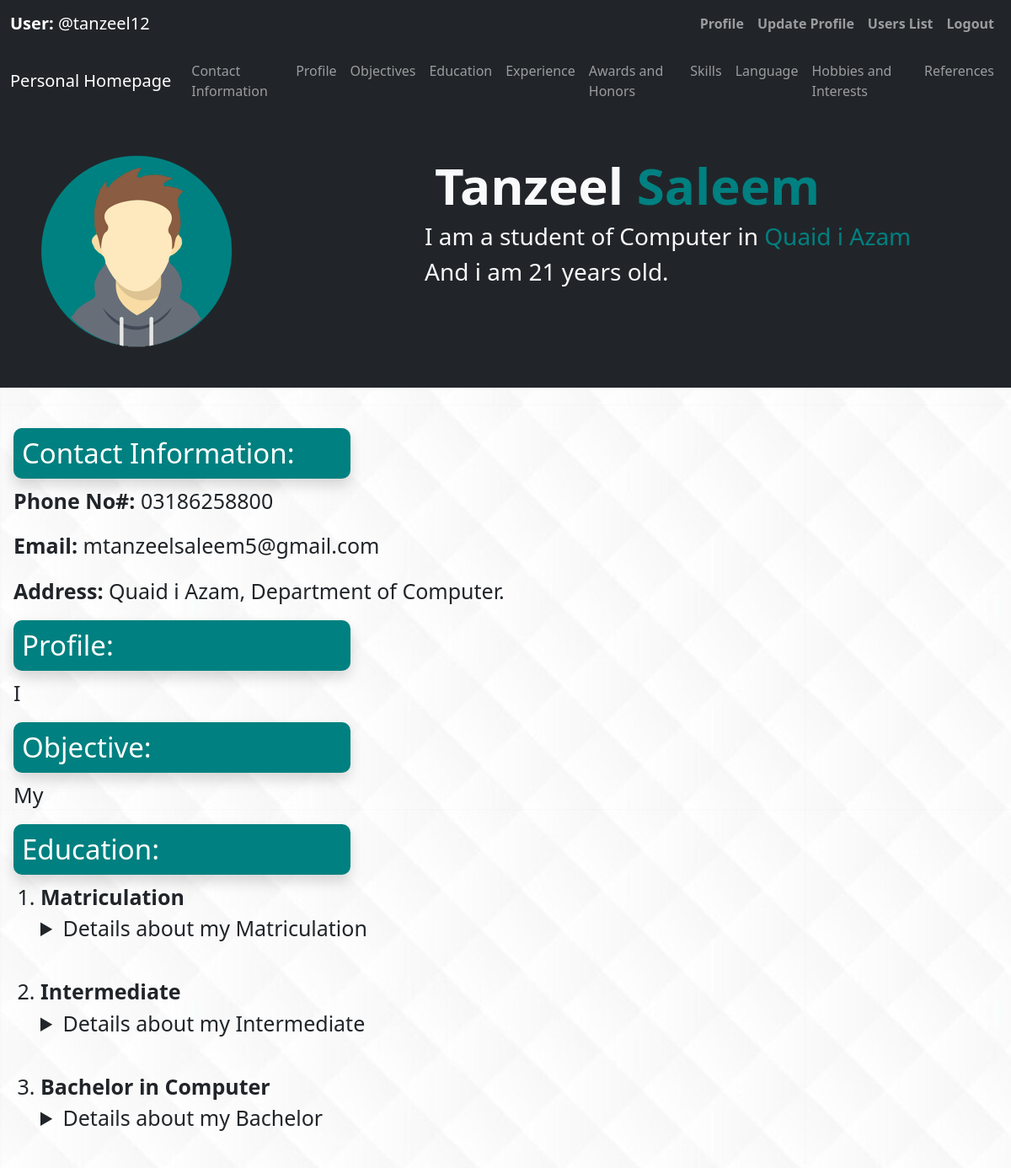
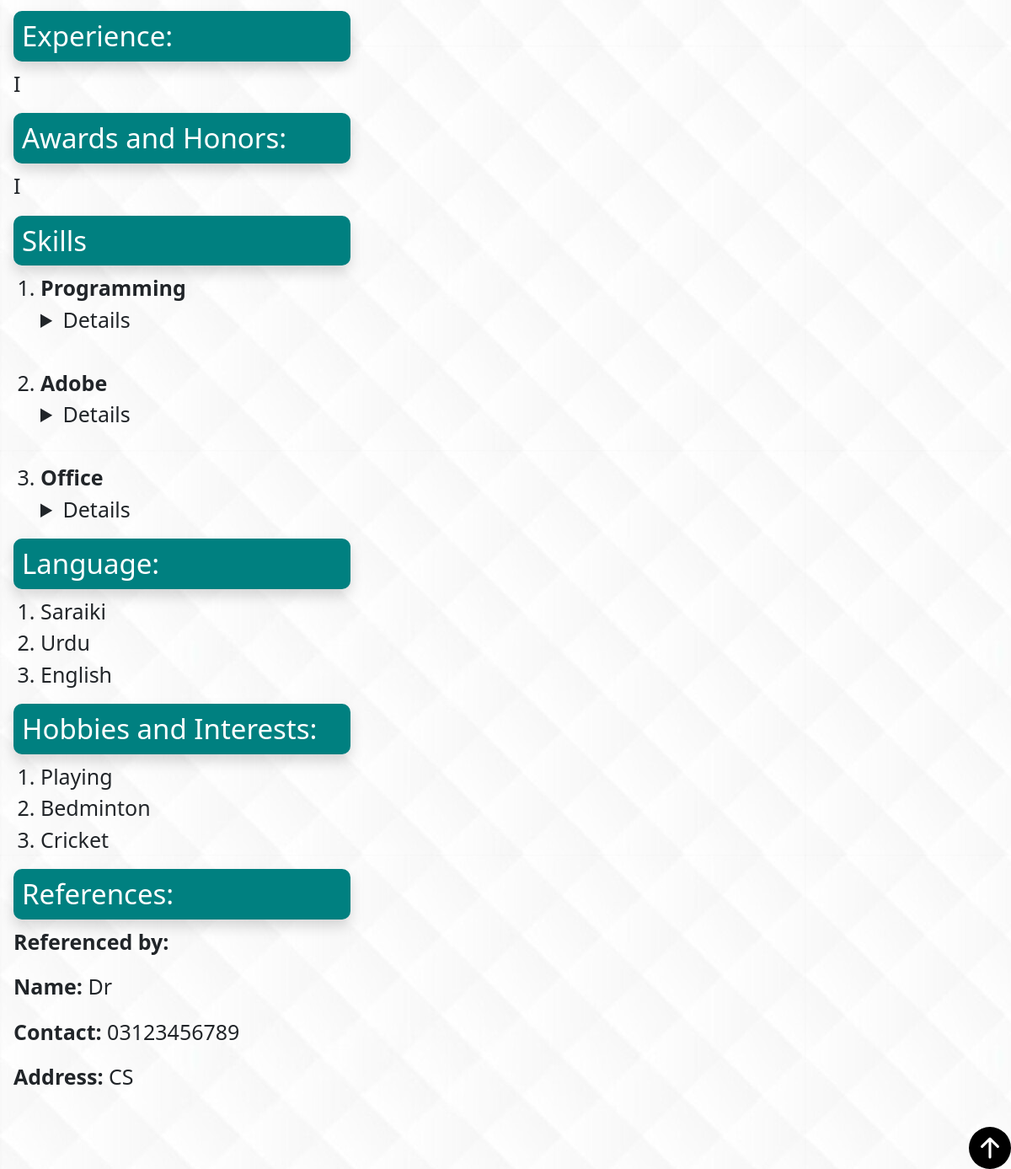
Page /profile.php (signed in) on the committed database (2 pictures, top to bottom).
### tables this page shows
CREATE TABLE `users` (
  `ID` int(11) NOT NULL,
  `fname` varchar(12) NOT NULL,
  `lname` varchar(12) NOT NULL,
  `age` varchar(2) NOT NULL,
  `mobile` varchar(11) NOT NULL,
  `email` varchar(30) NOT NULL,
  `department` varchar(30) NOT NULL,
  `uni` varchar(30) NOT NULL,
  `mats1` varchar(10) NOT NULL,
  `mats2` varchar(10) NOT NULL,
  `mats3` varchar(10) NOT NULL,
  `mats1_g` varchar(2) NOT NULL,
  `mats2_g` varchar(2) NOT NULL,
  `mats3_g` varchar(2) NOT NULL,
  `inters1` varchar(10) NOT NULL,
  `inters2` varchar(10) NOT NULL,
  `inters3` varchar(10) NOT NULL,
  `inters1_g` varchar(2) NOT NULL,
  `inters2_g` varchar(2) NOT NULL,
  `inters3_g` varchar(2) NOT NULL,
  `bachs1` varchar(15) NOT NULL,
  `bachs2` varchar(15) NOT NULL,
  `bachs3` varchar(15) NOT NULL,
  `bachs1_g` varchar(2) NOT NULL,
  `bachs2_g` varchar(2) NOT NULL,
  `bachs3_g` varchar(2) NOT NULL,
  `experience` varchar(100) NOT NULL,
  `award` varchar(100) NOT NULL,
  `s1_name` varchar(20) NOT NULL,
  `s1_year` varchar(2) NOT NULL,
  `s1_desc` varchar(40) NOT NULL,
  `s2_name` varchar(20) NOT NULL,
  `s2_year` varchar(2) NOT NULL,
  `s2_desc` varchar(40) NOT NULL,
  `s3_name` varchar(20) NOT NULL,
  `s3_year` varchar(2) NOT NULL,
  `s3_desc` varchar(40) NOT NULL,
  `profile` varchar(150) NOT NULL,
  `objective` varchar(150) NOT NULL,
  `lang1` varchar(10) NOT NULL,
  `lang2` varchar(10) NOT NULL,
  `lang3` varchar(10) NOT NULL,
  `hobby1` varchar(10) NOT NULL,
  `hobby2` varchar(10) NOT NULL,
  `hobby3` varchar(10) NOT NULL,
  `ref_name` varchar(20) NOT NULL,
  `ref_cont` varchar(11) NOT NULL,
  `ref_add` varchar(30) NOT NULL
);

### profile.php (the view, shortened to what this page needs)
<?php
    if(isset($_SESSION['ID'])){
        include_once('Header_file.php');
        $conn_str = DB_SYS.':host='.DB_HOST.';dbname='.DB_NAME;
        try {
            $pdo = new PDO($conn_str,DB_USER,DB_PASS);
            if(isset($_SESSION['ID'])){
                $id = $_SESSION['ID'];
            }else{
                redirect();
            }
            $sql = 'SELECT * FROM users WHERE ID=:ID';
            $stmt = $pdo->prepare($sql);
            $stmt->bindValue(':ID',$id,PDO::PARAM_INT);
            $stmt->execute();
            if ($user = $stmt->fetch()) {
    ?><!DOCTYPE html>
    <html>
        <head>
            <link href="bootstrap.min.css" rel="stylesheet">
            <link rel="stylesheet" href="style.css">
        </head>
        <body>
            <?php include_once('Header_file.php');?>
            <nav class="navbar navbar-expand-lg bg-dark navbar-dark" id="top">
            <div class="container-fluid">
                <a href="#" class="navbar-brand">Personal Homepage</a>
                <div class="collapse navbar-collapse" id="nav">
                    <ul class="navbar-nav ms-auto hover">
                        <li class="nav-item"><a href="#a" class="nav-link">Contact Information</a></li>
                        <li class="nav-item"><a href="#c" class="nav-link">Profile</a></li>
                        <li class="nav-item"><a href="#d" class="nav-link">Objectives</a></li>
                        <li class="nav-item"><a href="#e" class="nav-link">Education</a></li>
                        <li class="nav-item"><a href="#f" class="nav-link">Experience</a></li>
                        <li class="nav-item"><a href="#g" class="nav-link">Awards and Honors</a></li>
                        <li class="nav-item"><a href="#h" class="nav-link">Skills</a></li>
                        <li class="nav-item"><a href="#i" class="nav-link">Language</a></li>
                        <li class="nav-item"><a href="#j" class="nav-link">Hobbies and Interests</a></li>
                        <li class="nav-item"><a href="#k" class="nav-link">References</a></li>
                    </ul>
                </div>
            </div>
        </nav>
        <div class="bg-dark text-light p-5 text-center text-sm-start">
            <div class="containter">
                <div class="d-sm-flex allign-items-center">
                    <div>
                        <img src="Profile.png" class="img-fluid w-50 col-md-2" alt="profile">
                    </div>
                    <div>
                        <h1 class="h1 container-fluid"><b><?php echo $user['fname'];?></b> <span class="text_color"><b><?php echo $user['lname']; ?></b></span></h1>
                        <h3>I am a student of <?php echo $user['department']; ?> in <span class="text_color"> <?php echo $user['uni']; ?></span></h3>
                        <h3>And i am <?php echo $user['age']; ?> years old.</h3>
                    </div>
                </div>
            </div>
        </div>
        <br>
        <div>
            <div class="main px-5">
                <div>
                    <br>
                    <h2 id="a" class="bg-teal text-white shadow text-shadow">Contact Information:</h2>
                    <p><strong>Phone No#: </strong><?php echo $user['mobile'];?></p>
                    <p><strong>Email: </strong><?php echo $user['email'];?></p>
                    <p><strong>Address: </strong><?php echo $user['uni']; ?>, Department of <?php echo $user['department']; ?>.</p>
                </div>
                <div>
                    <h2 id="c" class="bg-teal text-white shadow text-shadow">Profile:</h2>
                    <p><?php echo $user['profile']; ?></p>
                </div>
                <div>
                    <h2 id="d" class="bg-teal text-white shadow text-shadow">Objective:</h2>
                    <p><?php echo $user['objective']; ?></p>
                </div>
                <div>
                    <h2 id="e" class="bg-teal text-white shadow text-shadow">Education:</h2>
                        <ol id="li_font">
                            <li id="li_font" ><strong><span>Matriculation</span></strong></li>
                                <details>
                                    <summary>Details about my Matriculation</summary>
                                </details>
                            <br>
                            <li><strong><span>Intermediate</span></strong></li>
                                <details>
                                    <summary>Details about my Intermediate</summary>
                                    </details>
                                <br>
                                <li><strong><span>Bachelor in <?php echo $user['department']; ?></span></strong></li>
                                    <details>
                                    <summary>Details about my Bachelor</summary>
                                </details>
                            <br>
                        </ol>
                    </div>
                    <div>
                        <h2 id="f" class="bg-teal text-white shadow text-shadow">Experience:</h2>
                        <p><?php echo $user['experience']; ?></p>
                    </div>
                    <div>
                        <h2 id="g" class="bg-teal text-white shadow text-shadow">Awards and Honors:</h2>
                        <p><?php echo $user['award']; ?></p>
                    </div>
                    <div>
                        <h2 id="h" class="bg-teal text-white shadow text-shadow">Skills</h2>
                        <ol id="li_font">
                            <li><strong><span><?php echo $user['s1_name']; ?></span></strong></li>
                                <details>
                                <summary>Details</summary>
                                </details>
                            <br>
                            <li><strong><span><?php echo $user['s2_name']; ?></span></strong></li>
                                <details>
                                <summary>Details</summary>
                                </details>
                            <br>
                            <li><strong><span><?php echo $user['s3_name']; ?></span></strong></li>
                                <details>
                                <summary>Details</summary>
                                </details>
                        </ol>
                    </div>
                    <div>
                        <h2 id="i" class="bg-teal text-white shadow text-shadow">Language:</h2>
                        <ol id="li_font">
                            <li><?php echo $user['lang1']; ?></li>
                            <li><?php echo $user['lang2']; ?></li>
                            <li><?php echo $user['lang3']; ?></li>
                        </ol>
                    </div>
                    <div>
                        <h2 id="j" class="bg-teal text-white shadow text-shadow">Hobbies and Interests:</h2>
                        <ol id="li_font">
                            <li><?php echo $user['hobby1']; ?></li>
                            <li><?php echo $user['hobby2']; ?></li>
                            <li><?php echo $user['hobby3']; ?></li>
                        </ol>
                    </div>
                    <div>
                        <h2 id="k" class="bg-teal text-white shadow text-shadow">References:</h2>
                        <p><strong><span>Referenced by:</span></strong></p>
                        <p><strong>Name: </strong><?php echo $user['ref_name']; ?></p>
                        <p><strong>Contact: </strong><?php echo $user['ref_cont']; ?></p>
                        <p><strong>Address: </strong><?php echo $user['ref_add']; }?></p>
                    </div>
                </div>
                <br>
                <div class="px-5">
                    <a href="#top"><img src="arrow-up-circle-fill.svg" alt="button" width="50" height="50" style="float:right;"></a>
                </div>
            </div>
            <br>
    <?php
        }catch (PDOException $e) {
            die('Server Error');
            }
    }else{
        header('Location: index.php',true,302);
        die();
    }
    ?>
    </body>
</html>

### style.css (style rules this page uses)
.bg-teal { background-color: teal; }
.text_color { color: teal; }
.h1 { font-size: 60px; }
body { background-image: url(background.jpg); }
h2 { font-size: 33px; width: 400px; border-radius: 10px; padding: 10px; }
p { font-size: 25px; }
#li_font { font-size: 25px; }

### rows in the picture
users: fname "Tanzeel", lname "Saleem", department "Computer", uni "Quaid i Azam", age "21", mobile "03186258800", email "mtanzeelsaleem5@gmail.com", profile "I", objective "My", experience "I", award "I", s1_name "Programming", s2_name "Adobe", s3_name "Office", lang1 "Saraiki", lang2 "Urdu", lang3 "English", hobby1 "Playing", hobby2 "Bedminton", hobby3 "Cricket", ref_name "Dr", ref_cont "03123456789", ref_add "CS"

### other values in the picture
$_SESSION['username'] "tanzeel12"
